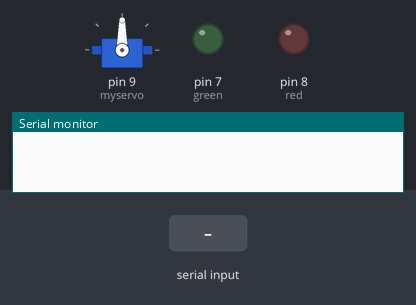
The sketch below on a simulated Arduino Uno, built with avr-gcc and run on an emulated ATmega328P. Shown: servo, output pins drawn as LEDs (lit = HIGH), the last lines printed to the serial monitor. The test bench sets the inputs (shaded band).

Above: at 1.2 s.
1.3 s: "1" received over Serial
At 2.3 s:
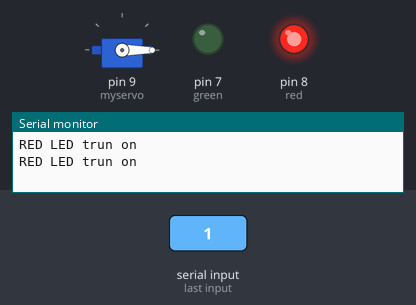
2.8 s: "3" received over Serial
At 3.4 s:
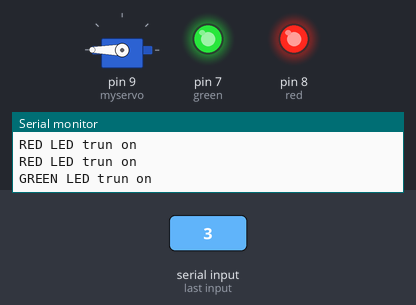
4.3 s: "2" received over Serial
At 6.0 s:
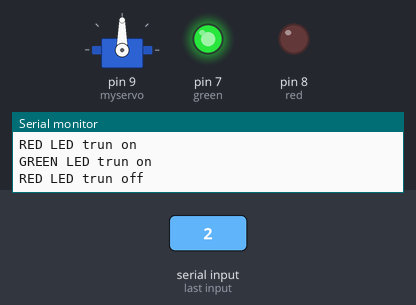
6.3 s: "4" received over Serial
At 8.5 s:
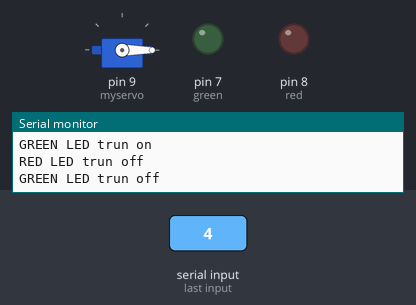
Timing chart, 0 to 10.0 s (numbered marks = the images above; inputs shaded):
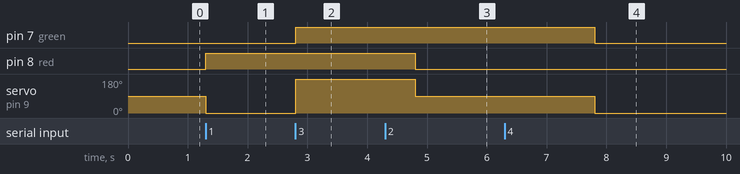

Measured:
- after the input at 1.3 s, pin 8 (red): LOW → HIGH at once; servo on pin 9 (myservo): 90° → 0° at once
- after the input at 2.8 s, pin 7 (green): LOW → HIGH at once; servo on pin 9 (myservo): 0° → 180° at once
- after the input at 4.3 s, pin 8 (red): HIGH → LOW after 0.50 s; servo on pin 9 (myservo): 180° → 90° after 0.50 s
- after the input at 6.3 s, pin 7 (green): HIGH → LOW after 1.5 s; servo on pin 9 (myservo): 90° → 0° after 1.5 s

The sketch:

servo_motor_setup.ino
```cpp
#include <Servo.h>
Servo myservo;

int red = 8;
int green = 7;
char sms;
int i;

void setup() {
  // put your setup code here, to run once:
  Serial.begin(9600);
  pinMode(red, OUTPUT);
  pinMode(green, OUTPUT);
  myservo.attach(9);
}

void loop() {

  // put your main code here, to run repeatedly:
  if(Serial.available() != 0){
    sms = Serial.read();

  }
  if(sms == '1'){
    digitalWrite(red, HIGH);
    Serial.println("RED LED trun on");
    myservo.write(0);
    delay(500);
  }
  if(sms == '2'){
    digitalWrite(red, LOW);
    Serial.println("RED LED trun off");
    myservo.write(90);
    delay(3000);
  }
  if(sms == '3'){
    digitalWrite(green, HIGH);
    Serial.println("GREEN LED trun on");
    myservo.write(180);
    delay(2000);
  }
  if(sms == '4'){
    digitalWrite(green, LOW);
    Serial.println("GREEN LED trun off");
    for(i=180; i>0; i=i-5){
    myservo.write(0);
    delay(200);
  }
  }
}
```
